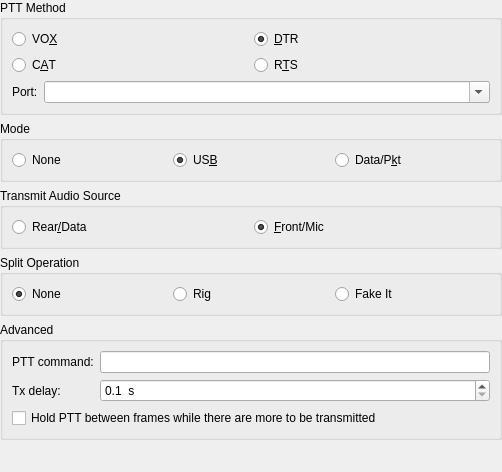
             <widget class="QWidget" name="scrollAreaWidgetContents_4">
              <property name="geometry">
               <rect>
                <x>0</x>
                <y>0</y>
                <width>502</width>
                <height>472</height>
               </rect>
              </property>
              <layout class="QVBoxLayout" name="verticalLayout_28">
               <property name="leftMargin">
                <number>0</number>
               </property>
               <property name="topMargin">
                <number>0</number>
               </property>
               <property name="rightMargin">
                <number>0</number>
               </property>
               <property name="bottomMargin">
                <number>0</number>
               </property>
               <item>
                <widget class="QGroupBox" name="PTT_method_group_box">
                 <property name="sizePolicy">
                  <sizepolicy hsizetype="Expanding" vsizetype="Preferred">
                   <horstretch>0</horstretch>
                   <verstretch>0</verstretch>
                  </sizepolicy>
                 </property>
                 <property name="toolTip">
                  <string>How this program activates the PTT on your radio</string>
                 </property>
                 <property name="title">
                  <string>PTT Method</string>
                 </property>
                 <layout class="QGridLayout" name="gridLayout_2">
                  <item row="0" column="0">
                   <widget class="QRadioButton" name="PTT_VOX_radio_button">
                    <property name="toolTip">
                     <string>&lt;html&gt;&lt;head/&gt;&lt;body&gt;&lt;p&gt;No PTT activation, instead the radio's automatic VOX is used to key the transmitter.&lt;/p&gt;&lt;p&gt;Use this if you have no radio interface hardware.&lt;/p&gt;&lt;/body&gt;&lt;/html&gt;</string>
                    </property>
                    <property name="text">
                     <string>VO&amp;X</string>
                    </property>
                    <attribute name="buttonGroup">
                     <string notr="true">PTT_method_button_group</string>
                    </attribute>
                   </widget>
                  </item>
                  <item row="0" column="1">
                   <widget class="QRadioButton" name="PTT_DTR_radio_button">
                    <property name="toolTip">
                     <string>&lt;html&gt;&lt;head/&gt;&lt;body&gt;&lt;p&gt;Use the RS-232 DTR control line to toggle your radio's PTT, requires hardware to inteface the line.&lt;/p&gt;&lt;p&gt;Some commercial interface units also use this method.&lt;/p&gt;&lt;p&gt;The DTR control line of the CAT serial port may be used for this or a DTR control line on a different serial port may be used.&lt;/p&gt;&lt;/body&gt;&lt;/html&gt;</string>
                    </property>
                    <property name="text">
                     <string>&amp;DTR</string>
                    </property>
                    <property name="checked">
                     <bool>true</bool>
                    </property>
                    <attribute name="buttonGroup">
                     <string notr="true">PTT_method_button_group</string>
                    </attribute>
                   </widget>
                  </item>
                  <item row="1" column="0">
                   <widget class="QRadioButton" name="PTT_CAT_radio_button">
                    <property name="toolTip">
                     <string>Some radios support PTT via CAT commands,
use this option if your radio supports it and you have no
other hardware interface for PTT.</string>
                    </property>
                    <property name="text">
                     <string>C&amp;AT</string>
                    </property>
                    <attribute name="buttonGroup">
                     <string notr="true">PTT_method_button_group</string>
                    </attribute>
                   </widget>
                  </item>
                  <item row="1" column="1">
                   <widget class="QRadioButton" name="PTT_RTS_radio_button">
                    <property name="toolTip">
                     <string>&lt;html&gt;&lt;head/&gt;&lt;body&gt;&lt;p&gt;Use the RS-232 RTS control line to toggle your radio's PTT, requires hardware to inteface the line.&lt;/p&gt;&lt;p&gt;Some commercial interface units also use this method.&lt;/p&gt;&lt;p&gt;The RTS control line of the CAT serial port may be used for this or a RTS control line on a different serial port may be used. Note that this option is not available on the CAT serial port when hardware flow control is used.&lt;/p&gt;&lt;/body&gt;&lt;/html&gt;</string>
                    </property>
                    <property name="text">
                     <string>R&amp;TS</string>
                    </property>
                    <attribute name="buttonGroup">
                     <string notr="true">PTT_method_button_group</string>
                    </attribute>
                   </widget>
                  </item>
                  <item row="2" column="0" rowspan="2" colspan="2">
                   <layout class="QFormLayout" name="formLayout_4">
                    <property name="fieldGrowthPolicy">
                     <enum>QFormLayout::FieldGrowthPolicy::ExpandingFieldsGrow</enum>
                    </property>
                    <item row="0" column="0">
                     <widget class="QLabel" name="PTT_port_label">
                      <property name="text">
                       <string>Port:</string>
                      </property>
                      <property name="buddy">
                       <cstring>PTT_port_combo_box</cstring>
                      </property>
                     </widget>
                    </item>
                    <item row="0" column="1">
                     <widget class="QComboBox" name="PTT_port_combo_box">
                      <property name="sizePolicy">
                       <sizepolicy hsizetype="MinimumExpanding" vsizetype="Fixed">
                        <horstretch>1</horstretch>
                        <verstretch>0</verstretch>
                       </sizepolicy>
                      </property>
                      <property name="toolTip">
                       <string>&lt;html&gt;&lt;head/&gt;&lt;body&gt;&lt;p&gt;Select the RS-232 serial port utilised for PTT control, this option is available when DTR or RTS is selected above as a transmit method.&lt;/p&gt;&lt;p&gt;This port can be the same one as the one used for CAT control.&lt;/p&gt;&lt;p&gt;For some interface types the special value CAT may be chosen, this is used for non-serial CAT interfaces that can control serial port control lines remotely (OmniRig for example).&lt;/p&gt;&lt;/body&gt;&lt;/html&gt;</string>
                      </property>
                      <property name="editable">
                       <bool>true</bool>
                      </property>
                      <property name="currentText">
                       <string/>
                      </property>
                      <property name="currentIndex">
                       <number>-1</number>
                      </property>
                      <property name="insertPolicy">
                       <enum>QComboBox::InsertPolicy::NoInsert</enum>
                      </property>
                     </widget>
                    </item>
                   </layout>
                  </item>
                 </layout>
                </widget>
               </item>
               <item>
                <widget class="QGroupBox" name="mode_group_box">
                 <property name="toolTip">
                  <string>Modulation mode selected on radio.</string>
                 </property>
                 <property name="title">
                  <string>Mode</string>
                 </property>
                 <layout class="QGridLayout" name="gridLayout_10">
                  <item row="0" column="1">
                   <widget class="QRadioButton" name="mode_USB_radio_button">
                    <property name="toolTip">
                     <string>&lt;html&gt;&lt;head/&gt;&lt;body&gt;&lt;p&gt;USB is usually the correct modulation mode,&lt;/p&gt;&lt;p&gt;unless the radio has a special data or packet mode setting&lt;/p&gt;&lt;p&gt;for AFSK operation.&lt;/p&gt;&lt;/body&gt;&lt;/html&gt;</string>
                    </property>
                    <property name="text">
                     <string>US&amp;B</string>
                    </property>
                    <property name="checked">
                     <bool>true</bool>
                    </property>
                    <attribute name="buttonGroup">
                     <string notr="true">TX_mode_button_group</string>
                    </attribute>
                   </widget>
                  </item>
                  <item row="0" column="0">
                   <widget class="QRadioButton" name="mode_none_radio_button">
                    <property name="toolTip">
                     <string>Don't allow the program to set the radio mode
(not recommended but use if the wrong mode
or bandwidth is selected).</string>
                    </property>
                    <property name="text">
                     <string>None</string>
                    </property>
                    <attribute name="buttonGroup">
                     <string notr="true">TX_mode_button_group</string>
                    </attribute>
                   </widget>
                  </item>
                  <item row="0" column="2">
                   <widget class="QRadioButton" name="mode_data_radio_button">
                    <property name="toolTip">
                     <string>If this is availabe then it is usually the correct mode for this program.</string>
                    </property>
                    <property name="text">
                     <string>Data/P&amp;kt</string>
                    </property>
                    <attribute name="buttonGroup">
                     <string notr="true">TX_mode_button_group</string>
                    </attribute>
                   </widget>
                  </item>
                 </layout>
                </widget>
               </item>
               <item>
                <widget class="QGroupBox" name="TX_audio_source_group_box">
                 <property name="toolTip">
                  <string>Some radios can select the audio input using a CAT command,
this setting allows you to select which audio input will be used
(if it is available then generally the Rear/Data option is best).</string>
                 </property>
                 <property name="title">
                  <string>Transmit Audio Source</string>
                 </property>
                 <layout class="QGridLayout" name="gridLayout_7">
                  <item row="0" column="0">
                   <widget class="QRadioButton" name="TX_source_data_radio_button">
                    <property name="text">
                     <string>Rear&amp;/Data</string>
                    </property>
                    <attribute name="buttonGroup">
                     <string notr="true">TX_audio_source_button_group</string>
                    </attribute>
                   </widget>
                  </item>
                  <item row="0" column="1">
                   <widget class="QRadioButton" name="TX_source_mic_radio_button">
                    <property name="text">
                     <string>&amp;Front/Mic</string>
                    </property>
                    <property name="checked">
                     <bool>true</bool>
                    </property>
                    <attribute name="buttonGroup">
                     <string notr="true">TX_audio_source_button_group</string>
                    </attribute>
                   </widget>
                  </item>
                 </layout>
                </widget>
               </item>
               <item>
                <widget class="QGroupBox" name="split_operation_group_box">
                 <property name="title">
                  <string>Split Operation</string>
                 </property>
                 <layout class="QGridLayout" name="gridLayout_12">
                  <item row="0" column="2">
                   <widget class="QRadioButton" name="split_emulate_radio_button">
                    <property name="text">
                     <string>Fake It</string>
                    </property>
                    <attribute name="buttonGroup">
                     <string notr="true">split_mode_button_group</string>
                    </attribute>
                   </widget>
                  </item>
                  <item row="0" column="1">
                   <widget class="QRadioButton" name="split_rig_radio_button">
                    <property name="text">
                     <string>Rig</string>
                    </property>
                    <attribute name="buttonGroup">
                     <string notr="true">split_mode_button_group</string>
                    </attribute>
                   </widget>
                  </item>
                  <item row="0" column="0">
                   <widget class="QRadioButton" name="split_none_radio_button">
                    <property name="text">
                     <string>None</string>
                    </property>
                    <property name="checked">
                     <bool>true</bool>
                    </property>
                    <attribute name="buttonGroup">
                     <string notr="true">split_mode_button_group</string>
                    </attribute>
                   </widget>
                  </item>
                 </layout>
                </widget>
               </item>
               <item>
                <widget class="QGroupBox" name="groupBox_14">
                 <property name="title">
                  <string>Advanced</string>
                 </property>
                 <layout class="QVBoxLayout" name="verticalLayout_33">
                  <item>
                   <widget class="QFrame" name="frame">
                    <property name="frameShape">
                     <enum>QFrame::Shape::NoFrame</enum>
                    </property>
                    <property name="frameShadow">
                     <enum>QFrame::Shadow::Plain</enum>
                    </property>
                    <property name="lineWidth">
                     <number>0</number>
                    </property>
                    <layout class="QFormLayout" name="formLayout_3">
                     <property name="leftMargin">
                      <number>0</number>
                     </property>
                     <property name="topMargin">
                      <number>0</number>
                     </property>
                     <property name="rightMargin">
                      <number>0</number>
                     </property>
                     <property name="bottomMargin">
                      <number>0</number>
                     </property>
                     <item row="1" column="0">
                      <widget class="QLabel" name="label_11">
                       <property name="text">
                        <string>Tx delay:</string>
                       </property>
                       <property name="buddy">
                        <cstring>sbTxDelay</cstring>
                       </property>
                      </widget>
                     </item>
                     <item row="1" column="1">
                      <widget class="QDoubleSpinBox" name="sbTxDelay">
                       <property name="toolTip">
                        <string>Minimum delay between assertion of PTT and start of Tx audio.</string>
                       </property>
                       <property name="suffix">
                        <string>  s</string>
                       </property>
                       <property name="decimals">
                        <number>1</number>
                       </property>
                       <property name="minimum">
                        <double>0.100000000000000</double>
                       </property>
                       <property name="maximum">
                        <double>0.500000000000000</double>
                       </property>
                       <property name="singleStep">
                        <double>0.100000000000000</double>
                       </property>
                      </widget>
                     </item>
                     <item row="0" column="0">
                      <widget class="QLabel" name="label_12">
                       <property name="text">
                        <string>PTT command:</string>
                       </property>
                      </widget>
                     </item>
                     <item row="0" column="1">
                      <widget class="QLineEdit" name="ptt_command_line_edit"/>
                     </item>
                    </layout>
                   </widget>
                  </item>
                  <item>
                   <widget class="QCheckBox" name="hold_ptt_check_box">
                    <property name="text">
                     <string>Hold PTT between frames while there are more to be transmitted</string>
                    </property>
                   </widget>
                  </item>
                 </layout>
                </widget>
               </item>
               <item>
                <spacer name="verticalSpacer_16">
                 <property name="orientation">
                  <enum>Qt::Orientation::Vertical</enum>
                 </property>
                 <property name="sizeHint" stdset="0">
                  <size>
                   <width>20</width>
                   <height>40</height>
                  </size>
                 </property>
                </spacer>
               </item>
              </layout>
             </widget>
